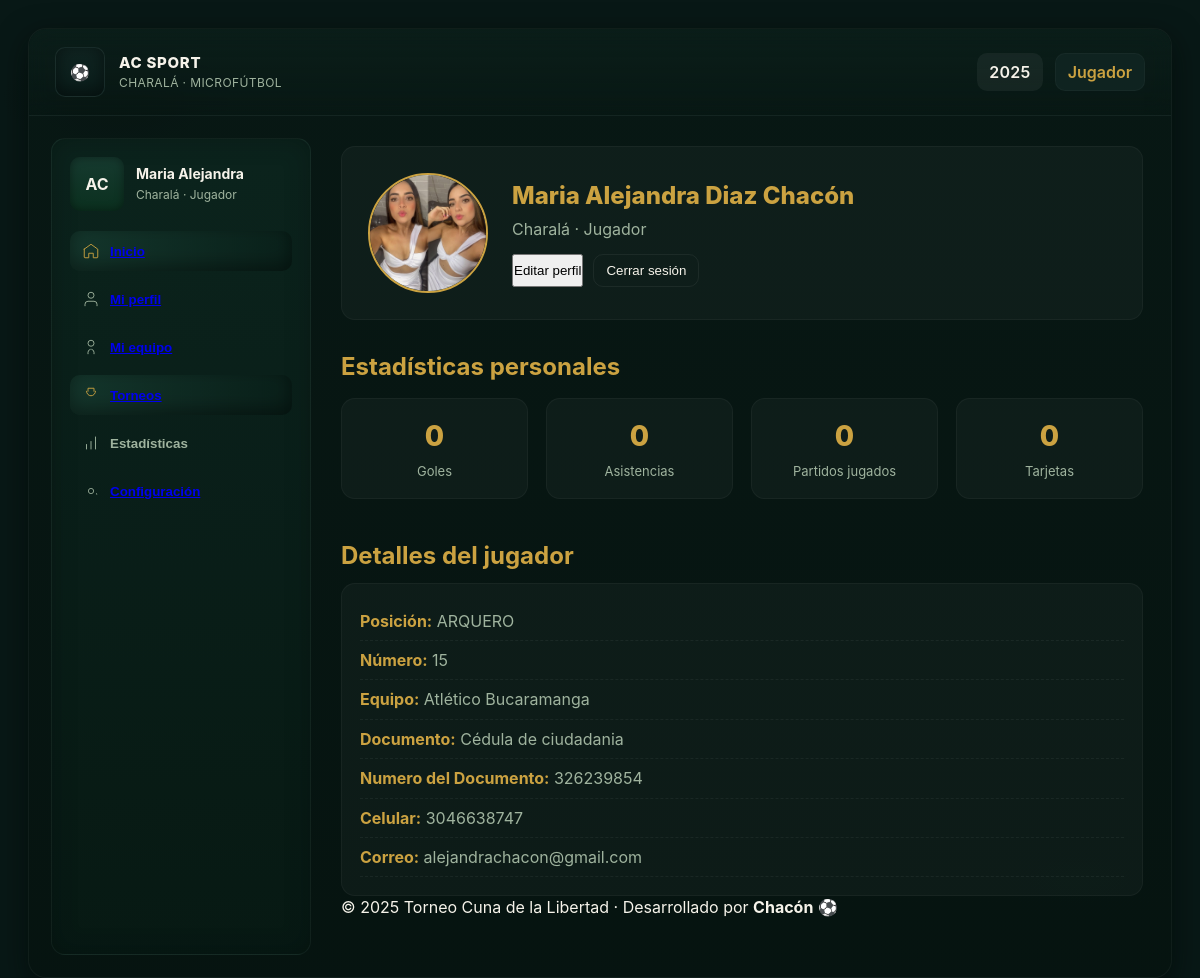
The app's page /Mi-Perfil/ (signed in) with its own data.
### usuarios/models.py (models this page shows, shortened)
class Usuario(AbstractUser):
    foto = models.ImageField(upload_to="foto_perfil")
    fecha_nacimiento = models.DateField(null=True)
    documento = models.CharField(max_length=100,choices=[
        ("C.C","Cédula de ciudadania"),
        ("P.S","Pasaporte"),
        ("T.I","Tarjeta de identidad")],default="C.C")
    num_document = models.CharField(max_length=15,unique=True)
    celular = models.CharField(max_length=10,unique=True)
    equipos = models.ForeignKey(Equipo,on_delete=models.SET_NULL,null=True,blank=True,related_name='jugadores')
    posicion = models.CharField(max_length=50,
                                choices=[("arquero","ARQUERO"),("cierre","CIERRE"),("ala","ALA"),("pívot","PIVOT")],
                                blank=True,null=True)
    numero_camisa = models.PositiveIntegerField(null=True)
    class Meta:
        verbose_name = "Usuario"
        verbose_name_plural = "Usuarios"

### Torneo/models.py (models this page shows)
class Equipo(models.Model):
    escudo = models.ImageField(upload_to="escudo_equipo",blank=False,null=False)
    nombre = models.CharField(max_length=50,unique=True)
    fecha_creacion = models.DateField(auto_now_add=True)
    fecha_update = models.DateTimeField(auto_now=True)
    municipio = models.CharField(max_length=50,help_text="Municipio del equipo",blank=False,null=False)
    capitan = models.OneToOneField("usuarios.Usuario",on_delete=models.SET_NULL, null=True,blank=True)
    activo = models.BooleanField(default=True)
    class Meta:
        verbose_name = "Equipo"
        verbose_name_plural = "Equipos"
    def __str__(self):
        return self.nombre

### usuarios/views.py (the view)
# urls.py: path("Mi-Perfil/",views.MiPerfil.as_view(),name="miperfil")
class MiPerfil(LoginRequiredMixin,DetailView):
    model = Usuario
    template_name = 'usuarios/miperfil.html'
    context_object_name = 'usuario'
    def get_object(self):
        return Usuario.objects.filter(pk=self.request.user.pk).first()

### usuarios/templates/usuarios/miperfil.html
{% extends 'plataforma.html' %}
{% load static %}
{% block content %}
<link rel="stylesheet" href="{% static 'css/miperfil.css' %}">
<main class="app-main">
    <section class="perfil-header">
        <div class="perfil-avatar">
            {% if usuario.foto %}
                <img src="{{ usuario.foto.url }}" alt="Foto de perfil">
            {% else %}
                <div class="no-avatar">⚽</div>
            {% endif %}
        </div>
        <div class="perfil-info">
            <h1>{{ user.first_name|default:"Jugador" }} {{ user.last_name }}</h1>
            <p class="perfil-meta">
                {{ usuario.localidad|default:"Charalá" }} · {{ user.profile.rol|default:"Jugador" }}
            </p>
            <div class="perfil-actions">
                <button class="btn-main">Editar perfil</button>
                <button class="btn-secondary">Cerrar sesión</button>
            </div>
        </div>
    </section>
    <section class="perfil-stats">
        <h2>Estadísticas personales</h2>
        <div class="stats-grid">
            <div class="stat-box">
                <span class="stat-value">0</span>
                <span class="stat-label">Goles</span>
            </div>
            <div class="stat-box">
                <span class="stat-value">0</span>
                <span class="stat-label">Asistencias</span>
            </div>
            <div class="stat-box">
                <span class="stat-value">0</span>
                <span class="stat-label">Partidos jugados</span>
            </div>
            <div class="stat-box">
                <span class="stat-value">0</span>
                <span class="stat-label">Tarjetas</span>
            </div>
        </div>
    </section>
    <section class="perfil-detalle">
        <h2>Detalles del jugador</h2>
        <ul class="perfil-datos">
            <li><strong>Posición:</strong> {{ usuario.get_posicion_display|default:"Sin definir" }}</li>
            <li><strong>Número:</strong> {{ usuario.numero_camisa|default:"—" }}</li>
            <li><strong>Equipo:</strong> {{ usuario.equipo|default:"Sin equipo" }}</li>
            <li><strong>Documento:</strong> {{usuario.get_documento_display}} </li>
            <li><strong>Numero del Documento:</strong> {{usuario.num_document}} </li>
            <li><strong>Celular:</strong> {{usuario.celular}} </li>
            <li><strong>Correo:</strong> {{ user.email }}</li>
        </ul>
    </section>
    <footer class="inicio-footer">
        © 2025 Torneo Cuna de la Libertad · Desarrollado por <strong>Chacón</strong> ⚽
    </footer>
</main>
{% endblock %}

### templates/sidebar.html (shortened to what this page needs)
<nav class="sidebar" aria-label="Navegación principal">
    <div class="user-row">
        <div class="avatar"> AC </div>
        <div class="user-info">
            <div class="name"> {{request.user.first_name}} </div>
            <div class="meta"> {{request.user.equipos.municipio}} · Jugador</div>
        </div>
    </div>
    <div class="menu" role="menu" aria-label="Menú">
        <button class="active" role="menuitem" aria-current="page">
            <svg width="18" height="18" viewBox="0 0 24 24" fill="none" style="opacity:.95">
                <path d="M3 9.5L12 3l9 6.5V20a1 1 0 0 1-1 1h-5v-6H9v6H4a1 1 0 0 1-1-1V9.5z" stroke="currentColor"
                    stroke-width="1.3" stroke-linecap="round" stroke-linejoin="round" />
            </svg>
            <span> <a href="{% url 'Home:plataforma_inicio' %}"> Inicio </a> </span>
        </button>
        <button role="menuitem">
            <svg width="18" height="18" viewBox="0 0 24 24" fill="none" style="opacity:.95">
                <path d="M20 21v-2a4 4 0 0 0-4-4H8a4 4 0 0 0-4 4v2" stroke="currentColor" stroke-width="1.3"
                    stroke-linecap="round" stroke-linejoin="round" />
                <circle cx="12" cy="7" r="4" stroke="currentColor" stroke-width="1.3" />
            </svg>
            <span> <a href="{% url 'usuario:miperfil' %}"> Mi perfil </a>  </span>
        </button>
        <button role="menuitem">
            <span> <a href="{% url 'miequipo:miequipo' %}"> Mi equipo </a> </span>
        </button>
        <button class="active" role="menuitem">
            <svg width="18" height="18" viewBox="0 0 24 24" fill="none" style="opacity:.95">
                <path d="M8 7V3h8v4" stroke="currentColor" stroke-width="1.3" stroke-linecap="round"
                    stroke-linejoin="round" />
                <path d="M18 7a6 6 0 0 1-12 0" stroke="currentColor" stroke-width="1.3" stroke-linecap="round"
                    stroke-linejoin="round" />
            </svg>
            <span> <a href="{% url 'torneo:torneo' %}">Torneos</a> </span>
        </button>
        <button role="menuitem">
            <span>Estadísticas</span>
        </button>
        <button role="menuitem">
            <svg width="18" height="18" viewBox="0 0 24 24" fill="none" style="opacity:.95">
                <path d="M12 15.5A3.5 3.5 0 1 0 12 8.5a3.5 3.5 0 0 0 0 7z" stroke="currentColor"
                    stroke-width="1.2" />
                <path d="M19.4 15a1.65 1.65 0 0 0 .33 1.82" stroke="currentColor" stroke-width="1.2" />
            </svg>
            <span> <a href="{% url 'configuracion:configuracion' %}">Configuración</a> </span>
        </button>
    </div>
</nav>

### static/css/plataforma.css (style rules this page uses)
:root { --bg: #081816; --panel: #0f2320; --panel-2: #0b201d; --accent: #cba241; --text: #f6f3ea; --muted: #9fb39e; --card-bg: linear-gradient(180deg, rgba(10, 36, 30, 0.95), rgba(6, 24, 20, 0.95)); --glass: rgba(255, 255, 255, 0.03); --radius: 14px; --shadow: 0 10px 30px rgba(3, 8, 6, 0.6); --transition: all 0.25s ease; font-family: 'Inter', system-ui, -apple-system, "Segoe UI", Roboto, "Helvetica Neue", Arial; }
* { box-sizing: border-box; margin: 0; padding: 0; }
html, body, #app { height: 100%; }
body { background: radial-gradient(1200px 600px at 10% 10%, rgba(4, 18, 15, 0.7), transparent 10%), radial-gradient(900px 400px at 90% 90%, rgba(6, 28, 23, 0.6), transparent 10%), var(--bg); color: var(--text); -webkit-font-smoothing: antialiased; -moz-osx-font-smoothing: grayscale; line-height: 1.4; padding: 28px; }
nav.sidebar { background: linear-gradient(180deg, rgba(14, 42, 34, 0.65), rgba(8, 28, 22, 0.65)); border-radius: var(--radius); padding: 18px; min-height: 520px; border: 1px solid rgba(255, 255, 255, 0.04); box-shadow: inset 0 0 25px rgba(0, 0, 0, 0.25); transition: var(--transition); }
.user-row { display: flex; align-items: center; gap: 12px; margin-bottom: 20px; }
.avatar { width: 54px; height: 54px; border-radius: 10px; background: linear-gradient(180deg, #163a2f, #0b301f); display: flex; align-items: center; justify-content: center; font-weight: 700; color: var(--text); box-shadow: inset 0 0 10px rgba(0, 0, 0, 0.4); }
.user-info { font-size: 14px; }
.user-info .name { font-weight: 700; }
.user-info .meta { font-size: 12px; color: var(--muted); margin-top: 4px; }
.menu { margin-top: 4px; display: flex; flex-direction: column; gap: 8px; }
.menu button { display: flex; align-items: center; gap: 10px; padding: 11px 12px; border-radius: 10px; border: none; background: transparent; color: var(--muted); font-weight: 600; cursor: pointer; transition: var(--transition); }
.menu button.active { background: linear-gradient(90deg, rgba(22, 58, 47, 0.85), rgba(8, 30, 24, 0.3)); color: var(--accent); box-shadow: inset 0 -6px 18px rgba(0, 0, 0, 0.4); }
main.app-main { padding: 8px 6px 36px 6px; }
.btn-secondary { background: transparent; color: var(--text); padding: 8px 12px; border-radius: 10px; border: 1px solid rgba(255, 255, 255, 0.06); cursor: pointer; transition: var(--transition); }

### static/css/miperfil.css (style rules this page uses)
.perfil-header { display: flex; align-items: center; gap: 24px; background: rgba(255, 255, 255, 0.03); padding: 26px; border-radius: var(--radius); border: 1px solid rgba(255, 255, 255, 0.04); margin-bottom: 30px; }
.perfil-avatar { width: 120px; height: 120px; border-radius: 50%; overflow: hidden; border: 2px solid var(--accent); display: flex; align-items: center; justify-content: center; background: rgba(255, 255, 255, 0.04); }
.perfil-avatar img { width: 100%; height: 100%; object-fit: cover; }
.perfil-info h1 { font-size: 24px; font-weight: 800; color: var(--accent); }
.perfil-meta { color: var(--muted); margin-top: 6px; }
.perfil-actions { margin-top: 14px; display: flex; gap: 10px; }
.perfil-stats { margin-top: 30px; }
.perfil-stats h2 { color: var(--accent); margin-bottom: 14px; }
.stats-grid { display: grid; grid-template-columns: repeat(auto-fit, minmax(160px, 1fr)); gap: 18px; }
.stat-box { background: rgba(255, 255, 255, 0.03); border-radius: var(--radius); text-align: center; padding: 18px; border: 1px solid rgba(255, 255, 255, 0.04); transition: var(--transition); }
.stat-value { font-size: 28px; font-weight: 800; color: var(--accent); }
.stat-label { display: block; color: var(--muted); font-size: 13px; margin-top: 6px; }
.perfil-detalle { margin-top: 40px; }
.perfil-detalle h2 { color: var(--accent); margin-bottom: 10px; }
.perfil-datos { list-style: none; background: rgba(255, 255, 255, 0.03); border-radius: var(--radius); padding: 18px; border: 1px solid rgba(255, 255, 255, 0.04); }
.perfil-datos li { padding: 8px 0; border-bottom: 1px dashed rgba(255, 255, 255, 0.05); color: var(--muted); }
.perfil-datos li strong { color: var(--accent); }

### records on screen
Usuario: user.first_name "Maria Alejandra", user.equipos.municipio "Charalá", foto (picture), first_name "Maria Alejandra", last_name "Diaz Chacón", posicion "ARQUERO", numero_camisa "15", equipo "Atlético Bucaramanga", documento "Cédula de ciudadania", num_document "326239854", celular "3046638747", email "alejandrachacon@gmail.com"
Equipo: localidad "Charalá"

### other values on screen
{{ user.profile.rol|default:"Jugador" }} "Jugador"
